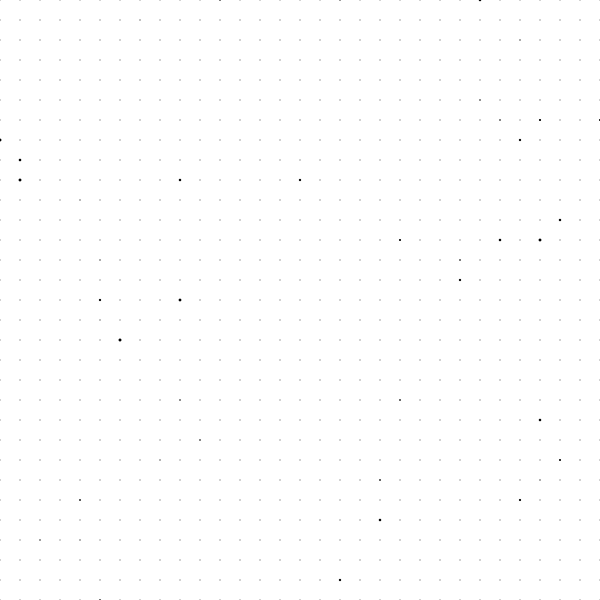
Frame 1 (no input)
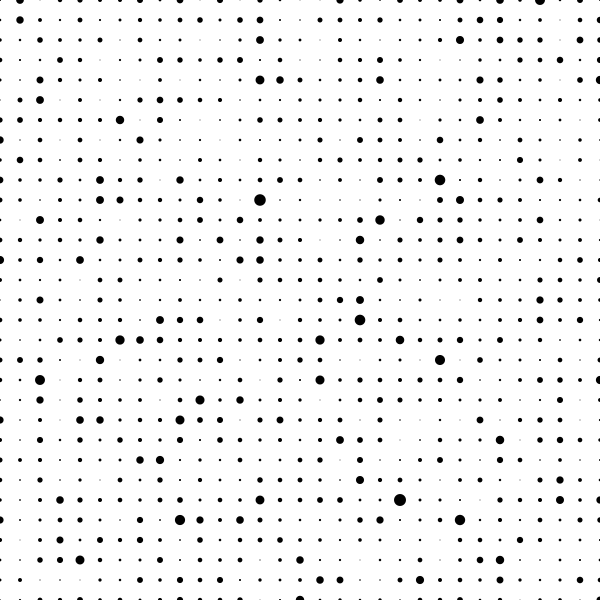
Frame 60 (the mouse pressed at the canvas centre just before this capture)
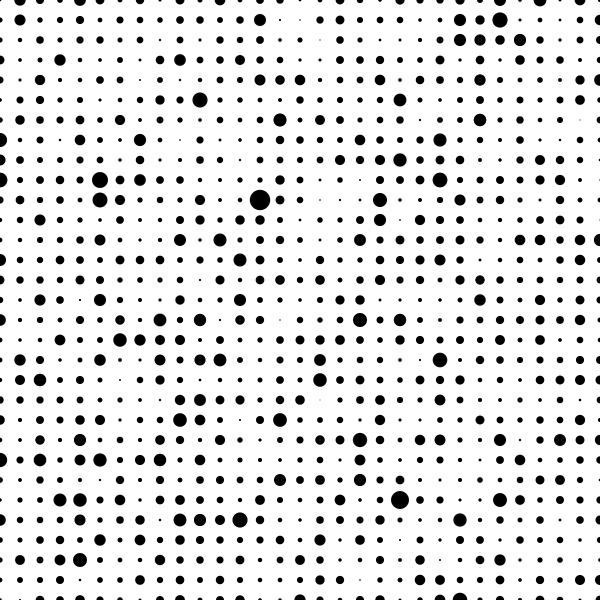
Frame 120 (the mouse held since frame 60 and released just before this capture)

The Processing sketch that drew these frames (run headless with seeded random() and noise(); from frame 60 on, the mouse is pressed at the canvas centre):

// Processing sketch: grid_2d_random
// ── grid_2d_random.pde
// 2次元配列の例（ランダムに変化）

// 2次元配列の変数を宣言
float[][] cells;

void setup() {
  size(600, 600);
  noStroke();
  fill(0);

  cells = new float[31][31];
  
  // 2重のfor文ですべての要素に対して処理する
  for (int iy = 0; iy <= 30; iy++) {
    for (int ix = 0; ix <= 30; ix++) {
      // 要素の値を1に
      cells[iy][ix] = 1;
    }
  }
}

void draw() {
  background(255);

  // 2重のfor文ですべての要素に対して処理する
  for (int iy = 0; iy <= 30; iy++) {
    for (int ix = 0; ix <= 30; ix++) {
      // 5%の確率で、ランダムに要素の数値を増やす
      if (random(1) < 0.05) {
        cells[iy][ix] += random(2);
      }

      // 配列の値をサイズとして利用、円を描く
      float sz = cells[iy][ix];
      ellipse(
        ix * 20,
        iy * 20,
        sz, sz
      );
    }
  }
}
